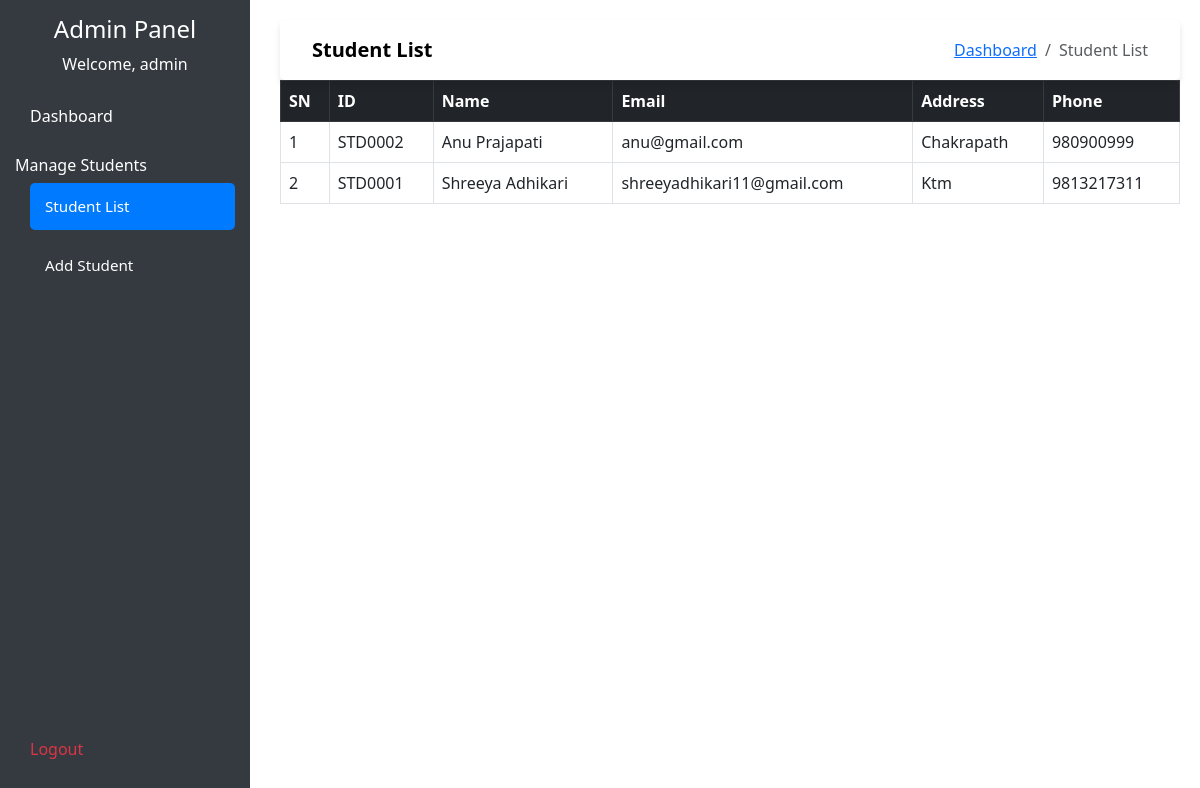
/student-list (signed in), run on an earlier commit of the app's database.
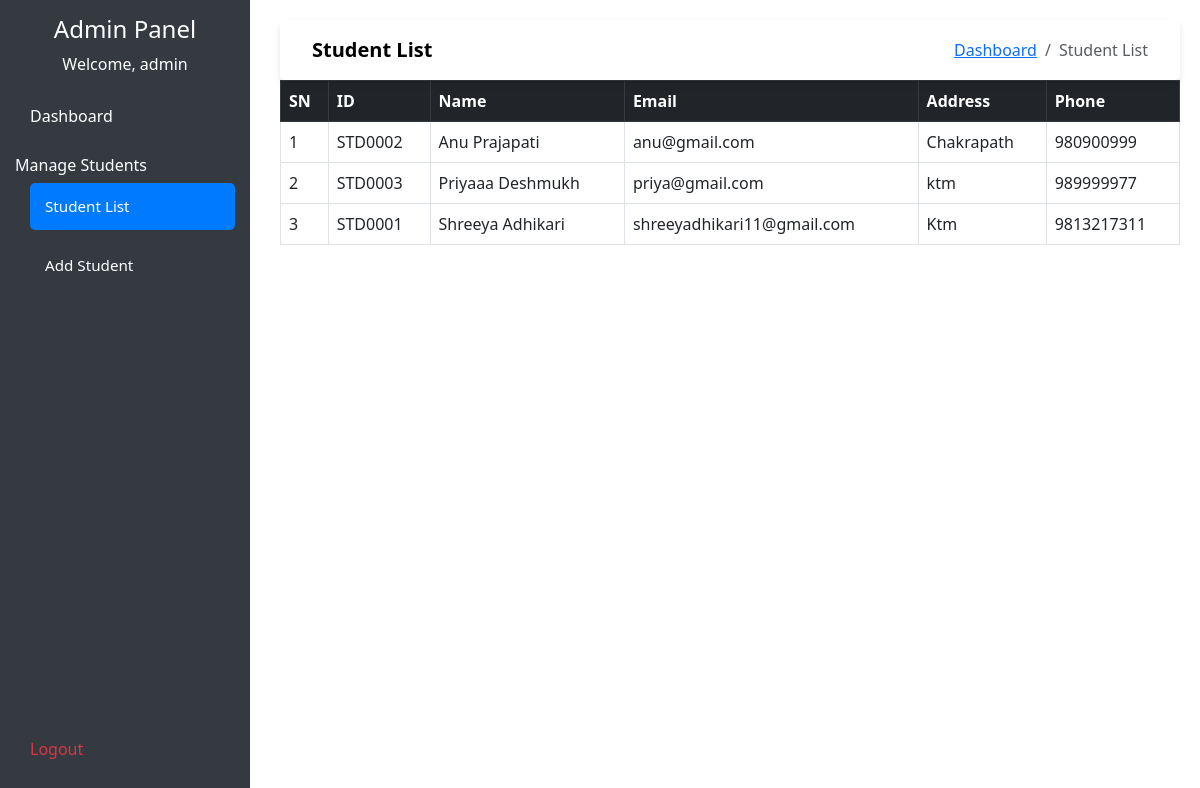
And on a later commit of the database.
### models.py (models this page shows)
class User(db.Model, UserMixin):
    id = db.Column(db.Integer, primary_key = True)
    username = db.Column(db.String(100), unique = True, nullable = False)
    password = db.Column(db.String(255), nullable = False)
    is_admin = db.Column(db.Boolean, default = True)

class Student(db.Model):
    id = db.Column(db.Integer, primary_key = True)
    student_id = db.Column(db.String(20), unique=True, nullable=False)  # Custom ID
    first_name = db.Column(db.String(150), nullable=False)
    last_name = db.Column(db.String(150), nullable=False)
    email = db.Column(db.String(100), unique=True, nullable=False)
    address = db.Column(db.Text, nullable=False)
    phone = db.Column(db.String(15), unique=True, nullable=False)

### app.py (the view)
@app.route('/student-list')
@login_required
def student_list():
    students = Student.query.order_by(Student.first_name.asc()).all()
    return render_template("student/student_list.html", students = students)

### app.py (called while the page is built)
@login_manager.user_loader
def load_admin(admin_id):
    return User.query.get(int(admin_id))

### templates/student/student_list.html (shortened to what this page needs)
{% extends "base.html" %}
{% block nav_title%}Student List {% endblock%}
{% block content%}
<table class="table table-bordered" mt-5>
    <thead class="table-dark">
        <tr>
            <th>SN</th>
            <th>ID</th>
            <th>Name</th>
            <th>Email</th>
            <th>Address</th>
            <th>Phone</th>
        </tr>
    </thead>
    <tbody>
        {% for student in students %}
        <tr>
            <td>{{ loop.index }}</td>
            <td>{{ student.student_id }}</td>
            <td>{{ student.first_name }} {{student.last_name}}</td>
            <td>{{ student.email }}</td>
            <td>{{ student.address }}</td>
            <td>{{ student.phone }}</td>
        </tr>
        {% endfor %}
    </tbody>
</table>
{% endblock %}

### templates/base.html (shortened to what this page needs)
<!DOCTYPE html>
<html lang="en">
<head>
    <link rel="stylesheet" href="https://cdn.jsdelivr.net/npm/bootstrap@5.3.0/dist/css/bootstrap.min.css">
</head>
<body>
    <div class="sidebar">
        <div>
            <h4>Admin Panel</h4>
            <p>Welcome, {{ current_user.username }}</p>
            <a href="{{ url_for('dashboard') }}" class="{% if request.path == url_for('dashboard') %}active{% endif %}">Dashboard</a>
            <h6 class="text-white mt-3">Manage Students</h6>
            <a href="{{ url_for('student_list') }}" class="manage-students {% if request.path == url_for('student_list') %}active{% endif %}">Student List</a>
            <a href="{{ url_for('add_student') }}" class="manage-students {% if request.path == url_for('add_student') %}active{% endif %}">Add Student</a>
        </div>
        <a href="{{ url_for('logout') }}" class="text-danger logout">Logout</a>
    </div>
    <div class="content">
        <nav class="navbar navbar-expand-lg navbar-light">
            <div class="container-fluid d-flex justify-content-between align-items-center">
                <a class="navbar-brand fw-semibold" href="#">{% block nav_title%} {% endblock%}</a>
                <nav aria-label="breadcrumb">
                    <ol class="breadcrumb">
                        <li class="breadcrumb-item"><a href="{{ url_for('dashboard') }}">Dashboard</a></li>
                        {% if request.endpoint == 'student_list' %}
                            <li class="breadcrumb-item active" aria-current="page">Student List</li>
                        {% elif request.endpoint == 'add_student' %}
                            <li class="breadcrumb-item active" aria-current="page">Add Student</li>
                        {% endif %}
                    </ol>
                </nav>
            </div>
        </nav>
        {% block content %}{% endblock %}
    </div>
</body>
</html>

### templates/base.html (style rules this page uses)
body { display: flex; }
.sidebar { width: 250px; height: 100vh; background: #343a40; color: white; padding: 15px; position: fixed; display: flex; flex-direction: column; justify-content: space-between; }
.sidebar h4, .sidebar p { text-align: center; }
.sidebar a { color: white; text-decoration: none; display: block; padding: 12px 15px; border-radius: 5px; margin-bottom: 12px; transition: background 0.3s; }
.sidebar .active { background: #007bff; }
.manage-students { margin-left: 15px; font-size: 0.95rem; }
.logout { margin-top: auto; }
.content { margin-left: 260px; padding: 20px; width: 100%; }
.navbar { background: white; box-shadow: 0px 4px 6px rgba(0, 0, 0, 0.1); padding: 10px 20px; border-radius: 5px; }
.breadcrumb { margin-bottom: 0; }

What changed in the data, as far as the page shows it:
added Student: student_id "STD0003", first_name "Priyaaa", last_name "Deshmukh", email "priya@gmail.com", address "ktm", phone "989999977"
